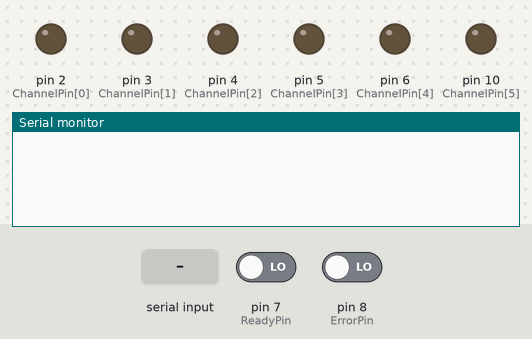
Bench run of a sketch on a simulated Arduino Nano, built with avr-gcc and run on an emulated ATmega328P. Parts: output pins drawn as LEDs (lit = HIGH), the last lines printed to the serial monitor. The inputs (shaded band) are chosen by the test bench; at power-on: pin 7 (ReadyPin) LOW, pin 8 (ErrorPin) LOW. Pins used as bus, display or sensor lines are not drawn.

Above: at 1.7 s.
1.8 s: "s\n" received over Serial
At 2.9 s:
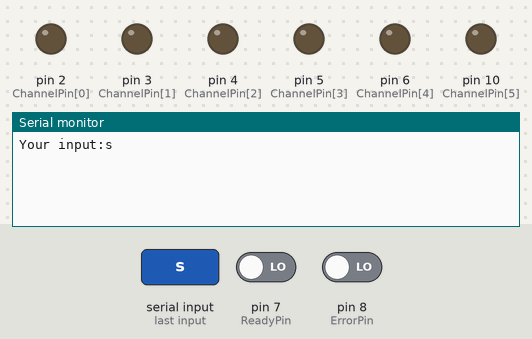
4.0 s: "0\n" received over Serial
At 5.7 s:
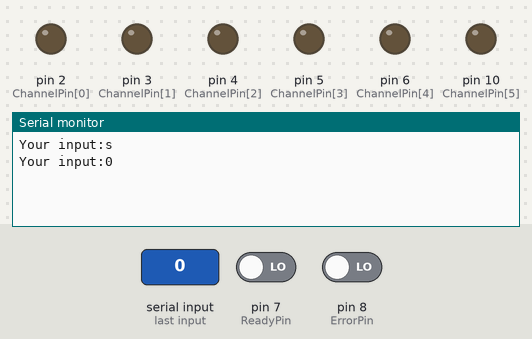
6.0 s: "?\n" received over Serial
At 7.7 s:
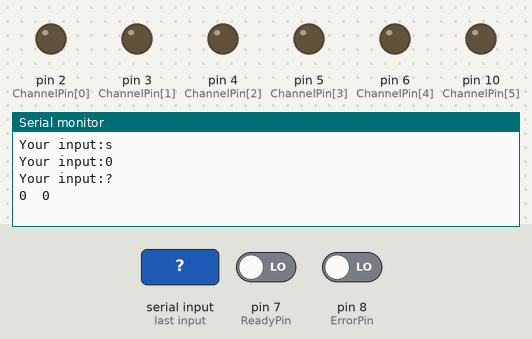

The sketch:

optical_switch_drv_v1.ino
```cpp
// Arduino Nano 33 loT
// define the serial pins
// 1,9 GND
// 12, vcc1, external 5V, 1000mA
// 15, vcc2, arduino 5V, 50mA
const int ReadyPin = 7;
const int ErrorPin = 8;
const int ResetPin = 11;
const int ChannelPin[6] = {2, 3, 4, 5, 6, 10};

// status value
int ReadyState = LOW;
int ErrorState = LOW;

char read[20];

void setup() {
  Serial.begin(9600);
  pinMode(ReadyPin, INPUT);
  pinMode(ErrorPin, INPUT);
  pinMode(ResetPin, OUTPUT);
  for (int i = 0; i <= 5; i = i + 1) {
    pinMode(ChannelPin[i], OUTPUT);
  }
  for (int i = 0; i < 5; i++) {
    digitalWrite(ChannelPin[i], LOW); delay(100);
  }
} // end of setup


void loop() {
  delay(1000);
  if ( Serial.available() > 0 ) {
    // return input
    Serial.readBytesUntil('\n', read, 20);
    Serial.print("Your input:");
    Serial.println(read);
    // char channel[6];

    // set port D0-D5
    if (read[0] == 's'){
      digitalWrite(ResetPin, HIGH);
      for (int i = 0; i <= 5; i = i + 1) {
        if (read[i+1] == '0') {
          digitalWrite(ChannelPin[i], LOW);
        }
        else if (read[i+1] == '1') {
          digitalWrite(ChannelPin[i], HIGH);
          // COM += bit(i);
        }
      }
    }

    // query the status
    if (read[0]  == '?') {
      ReadyState = digitalRead(ReadyPin);
      ErrorState = digitalRead(ErrorPin);
      Serial.print(ReadyState);
      Serial.print('\t');
      Serial.println(ErrorState);
      // Serial.println(ErrorState+ReadyState);
    }

    // reset
    if (read[0]  == 'r') {
      digitalWrite(ResetPin, LOW);
      delay(1000);
      // digitalWrite(ResetPin, HIGH);
      // Serial.println('Reset\n');
      // Serial.flush();
    }


  } // end of SPI
} // end of loop
```

Measured:
- after the input at 1.8 s, the serial monitor: prints a new line after 0.70 s (image 1)
- after the input at 4.0 s, the serial monitor: prints a new line after 0.50 s (image 2)
- after the input at 6.0 s, the serial monitor: prints a new line after 0.50 s (image 3)
